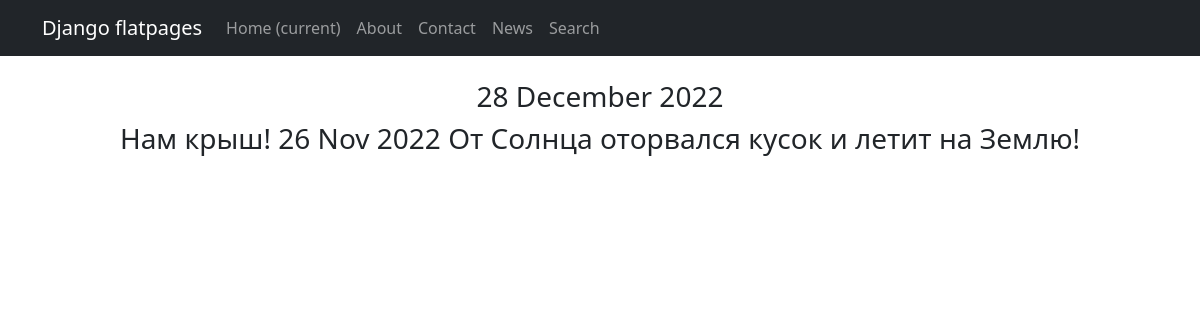
The page /news/2 on the database its author committed.
### newsportal/models.py (models this page shows, shortened)
class Post(models.Model):
    author = models.ForeignKey(Author, on_delete=models.CASCADE)
    NEWS = 'NW'
    ARTICLE = 'AR'
    CATEGORY_CHOICES = (
        (NEWS, 'Новость'),
        (ARTICLE, 'Статья'),
    )
    categoryType = models.CharField(max_length=2, choices=CATEGORY_CHOICES, default=ARTICLE)
    dateCreation = models.DateTimeField(auto_now_add=True)
    postCategory = models.ManyToManyField(Category, through='postCategory')
    title = models.CharField(max_length=128)
    text = models.TextField()
    rating = models.SmallIntegerField(default=0)

### newsportal/views.py (the view)
# urls.py: path('<int:pk>', NewDetail.as_view(), name='post_detail'),
class NewDetail(DetailView):
    model = Post
    template_name = 'new.html'
    context_object_name = 'new'

### newsportal/templatetags/custom_filters.py (called while the page is built)
@register.filter()
def censor(value):
    bad_words = ('бяка', 'бяки', 'бука', 'буки', 'буки!', 'буками')
    if not isinstance(value, str):
        raise TypeError(f"unresolved type '{type(value)}' expected  type 'str'")
    specialsimbols=('!', ',', '.', ':', ';')
    for word in value.split():
        if word[len(word)-1] in specialsimbols:
            word = word[:len(word)-1]
        if word.lower() in bad_words:
            value = value.replace(word, f"{word[0]}{'*' * (len(word) - 1)}")
    return value

### newsportal/templatetags/custom_tags.py (called while the page is built)
@register.simple_tag()
def current_time(format_string='%b %d %Y'):
   return datetime.utcnow().strftime(format_string)

### templates/flatpages/new.html (shortened to what this page needs)
{% extends 'flatpages/default.html' %}
{% load custom_filters %}
{% load custom_tags %}
{% block content %}
    <br>
    <h3>{% current_time '%d %B %Y' %}</h3>
    <tr>
        <h3><td>{{ new.title|censor }}</td>
        <td>{{ new.dateCreation|date:'d M Y' }}</td>
        <td>{{ new.text|censor }}</td>
    </tr></h3><br>
{% endblock content %}

### rows shown on the page
Post: title|censor "Нам крыш!", dateCreation "26 Nov 2022", text|censor "От Солнца оторвался кусок и летит на Землю!"
